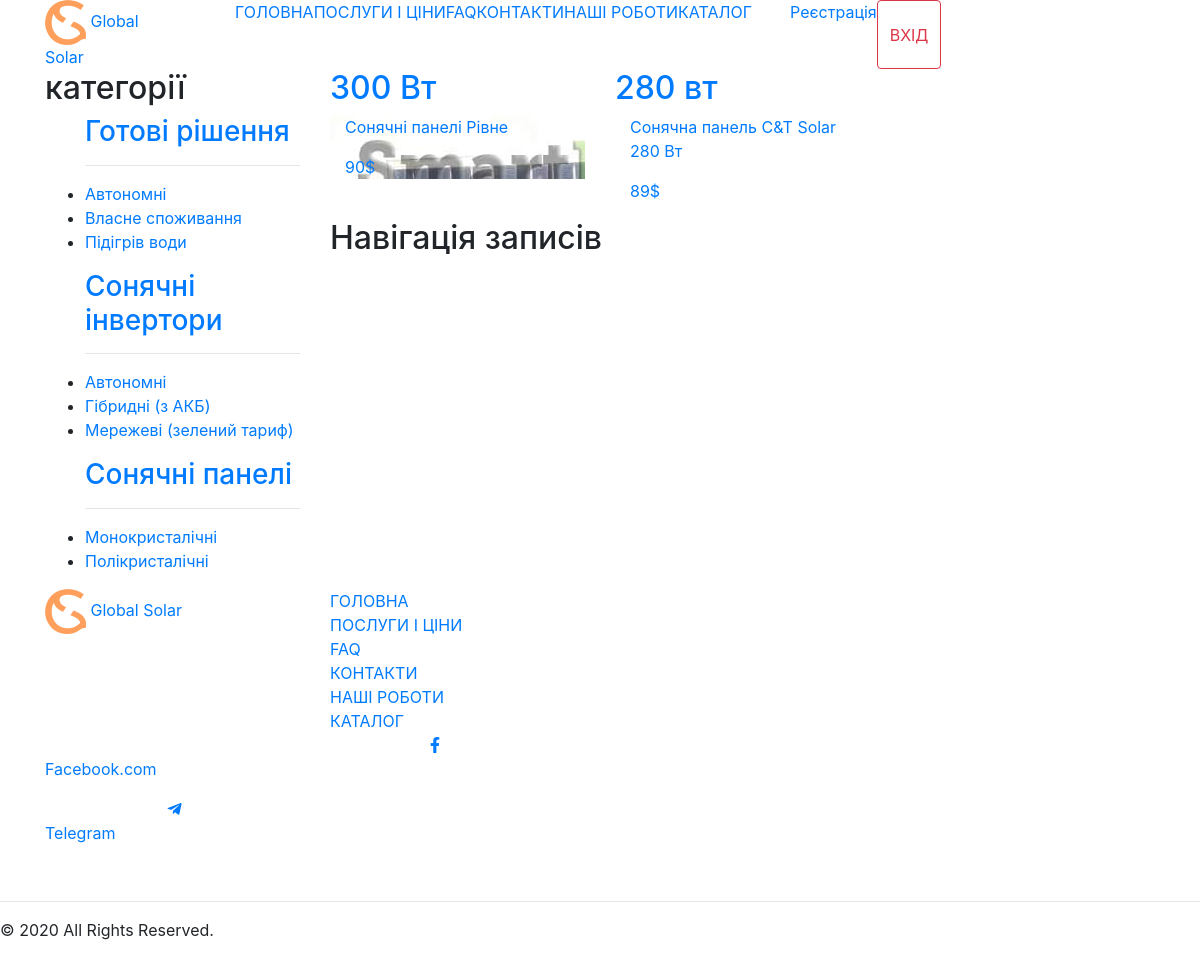
/catalog/polycrystalline, run on the app's committed database.
### catalog/models.py (models this page shows, shortened)
class Catalog(models.Model):
    title = models.CharField(max_length=100)
    description = models.TextField(blank=True)
    catalog_type = models.CharField(max_length=30)
    power = models.CharField(max_length=30)
    price = models.IntegerField()
    made = models.CharField(max_length=50)
    weight = models.CharField(max_length=50)
    size = models.CharField(max_length=50)
    guarantee = models.CharField(max_length=50)
    is_published = models.BooleanField(default=True)
    photo_0 = models.ImageField(upload_to="photos/%Y/%m/%d/")
    photo_1 = models.ImageField(upload_to="photos/%Y/%m/%d/", blank=True)
    photo_2 = models.ImageField(upload_to="photos/%Y/%m/%d/", blank=True)
    photo_3 = models.ImageField(upload_to="photos/%Y/%m/%d/", blank=True)

### catalog/views.py (the view)
# urls.py: path('polycrystalline', views.polycrystalline, name="polycrystalline"),
def polycrystalline(request):
    SolarPanels = Catalog.objects.all().filter(Q(catalog_type='polycrystalline') | Q(catalog_type='SolarPanels'))
    paginator = Paginator(SolarPanels, 9)
    page_number = request.GET.get('page')
    page = paginator.get_page(page_number)
    context = {
        "SolarPanels": page,
    }
    return render(request, "pages/catalog/catalogPoly.html", context)

### templates/pages/catalog/catalogPoly.html (shortened to what this page needs)
{% extends 'base.html' %} {% load static %} {% block content %}
<div class="container-fluid bg-catalog">
  <div class="container catalog">
    <div class="row">
      <div class="col-3">
        <div class="col-12 category pl-0 pr-0">
          <div class="col-12 category_t p-0">
            <h2>категорії</h2>
          </div>
          <ul>
              <h3><a href="{% url 'ReadySolutions' %}">Готові рішення</a></h3>
              <hr />
              <li><a href="{% url 'Autonomous' %}">Автономні</a></li>
              <li><a href="{% url 'OwnConsumption' %}">Власне споживання</a></li>
              <li><a href="{% url 'WaterHeating' %}">Підігрів води</a></li>
            </ul>
            <ul>
              <h3><a href="{% url 'SolarInverters' %}">Сонячні інвертори</a></h3>
              <hr />
              <li><a href="{% url 'AutonomousInverters' %}">Автономні</a></li>
              <li><a href="{% url 'HybridInverters' %}">Гібридні (з АКБ)</a></li>
              <li><a href="{% url 'NetworkInverters' %}">Мережеві (зелений тариф)</a></li>
            </ul>
            <ul>
              <h3><a href="{% url 'SolarPanels' %}">Сонячні панелі</a></h3>
              <hr />
              <li><a href="{% url 'monocrystalline' %}">Монокристалічні</a></li>
              <li><a href="{% url 'polycrystalline' %}">Полікристалічні</a></li>
            </ul>
        </div>
      </div>
      <div class="catalog_tovaru col-9">
          {% if SolarPanels %}
        <div class="row">
            {% for product in SolarPanels %}
          <div class="col-4">
            <a href="{% url 'product' product.id  %}">
              <div class="price_black">
                <div class="col-12 price_black_top p-0">
                  <h2>{{ product.power }}</h2>
                </div>
                <div class="price_black_bottom col-12 p-0" style="background-image: url('{{ product.photo_0.url }}')">
                  <div class="bottom col-12">
                    <p class="info_catalog">{{ product.title }}</p>
                    <p class="price_catalog">{{ product.price }}$</p>
                  </div>
                </div>
              </div>
            </a>
          </div>
            {% endfor %}
        </div>
        <div class="row" id="pagin">
            <div class="col-12">
              <nav
                class="navigation pagination"
                role="navigation"
                aria-label="Навігація записів"
              >
                <h2 class="screen-reader-text">Навігація записів</h2>
              </nav>
            </div>
          </div>
      </div>
        {% else %}
            <div>Нічого не знайдено</div>
            {% endif %}
      </div>
    </div>
  </div>
{% endblock %}

### data on the page
Catalog: power "300 Вт", photo_0 (picture), title "Сонячні панелі Рівне", price "90"
Catalog: power "280 вт", photo_0 (picture), title "Сонячна панель C&T Solar 280 Вт", price "89"
